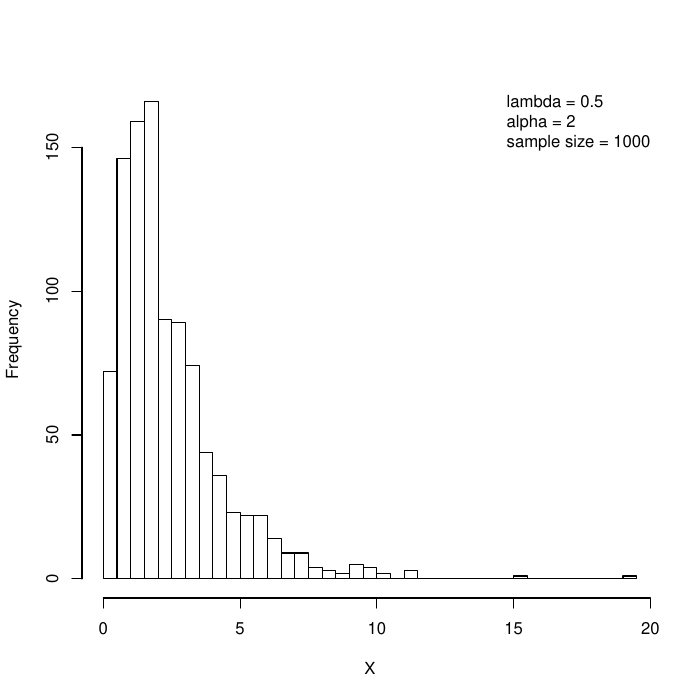

The script that saved this image:
args<-commandArgs(TRUE)

gen_inv <- function(lambda, alpha, n) {
	U <- runif(n, 0, 1);
	Q <- vector(length = n);
	X <- vector(length = n);
	Q <- ((1 + lambda) - sqrt((1 + lambda)^2 - (4 * lambda * U))) / (2 * lambda);
	X <- - log(1 - Q^(1 / alpha)) / lambda;

	pdf("1a.pdf");
	hist(X, breaks = 50, main = "");
	legend('topright', legend = c(paste("lambda =", lambda), paste("alpha =", alpha), paste("sample size =", n)), lty = 0, col = "white", bty = 'n');

	cat("The sample mean and variance, given lambda", lambda, ", alpha", alpha, ", and sample size ", n, ", are estimated to be", mean(X), ", and", var(X), ", respectively.\n")
}

lambda = as.numeric(args[1]);
alpha = as.numeric(args[2]);
n = as.integer(args[3]);

set.seed(1);

gen_inv(lambda, alpha, n);

#The sample mean and variance, given lambda = 0.5 , alpha = 2 , and sample size  1000 , are estimated to be 2.441197 , and 3.944559 , respectively.